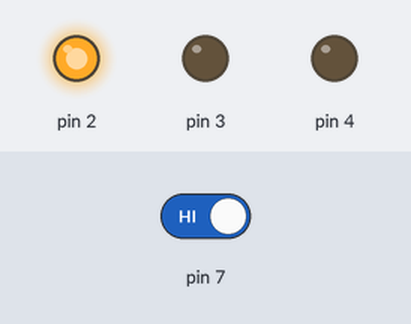
Simulated run of this sketch. Board: Arduino Uno, built with avr-gcc and run on an emulated ATmega328P. Parts: output pins drawn as LEDs (lit = HIGH). Dashed ring = blinking. The inputs (shaded band) are chosen by the test bench; at power-on: pin 7 HIGH.

Above: at 1.2 s.
1.3 s: pin 7 driven LOW
At 1.46 s:
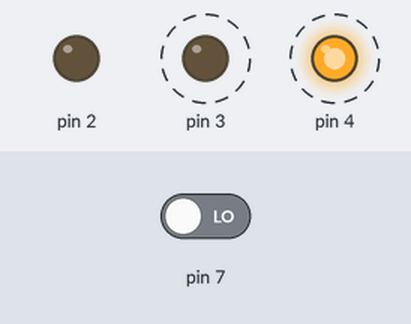
4.3 s: pin 7 driven HIGH
At 5.6 s:
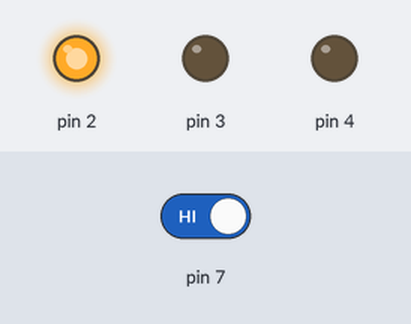
Timing chart, 0 to 7.3 s (numbered marks = the images above; inputs shaded):
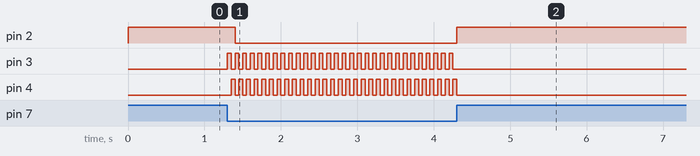

The sketch:

sketch_sep12a.ino
```cpp
int chave;
void setup() {
  pinMode (2, OUTPUT);
  pinMode (3, OUTPUT);
  pinMode (4, OUTPUT);

  pinMode(7, INPUT);
}

void loop() {

 chave = digitalRead(7);

 if(chave == 0){

  digitalWrite(3,1);
  delay(50);
  digitalWrite(3,0);
  digitalWrite(4,1);
  delay(50);
  digitalWrite(4,0);

  digitalWrite(2,0);

 }else{

  digitalWrite(2,1);

  digitalWrite(3,0);

  digitalWrite(4,0);

 }

}
```

Measured:
- after the input at 1.3 s, pin 2: HIGH → LOW after 0.10 s; pin 3: alternates HIGH for 0.05 s and LOW for 0.05 s, starting at once; pin 4: alternates HIGH for 0.05 s and LOW for 0.05 s, starting after 0.05 s
- after the input at 4.3 s, pin 2: LOW → HIGH at once; pin 3: stops changing and stays LOW; pin 4: goes on until 4.3 s, then stays LOW
